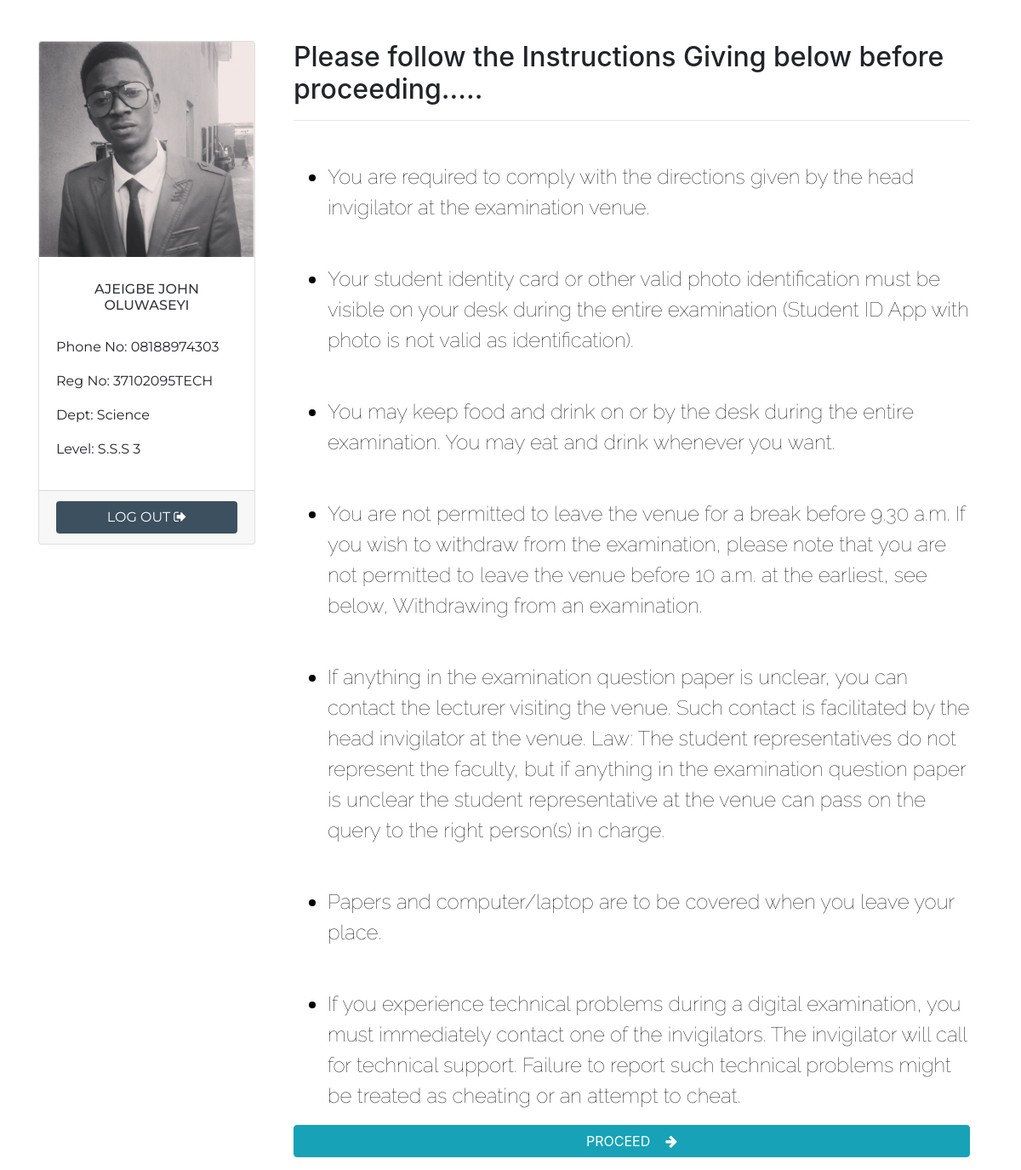
The app's page /instruction.php (signed in) with its own data.
### tables this page shows
CREATE TABLE `register` (
  `id` int(11) NOT NULL,
  `surname` varchar(300) NOT NULL,
  `otherNames` varchar(300) NOT NULL,
  `gender` varchar(300) NOT NULL,
  `phoneNumber` varchar(300) NOT NULL,
  `DateOfBirth` varchar(300) NOT NULL,
  `department` varchar(300) NOT NULL,
  `level` varchar(300) NOT NULL,
  `passport` varchar(300) NOT NULL,
  `subject1` varchar(300) NOT NULL,
  `subject2` varchar(300) NOT NULL,
  `subject3` varchar(300) NOT NULL,
  `subject4` varchar(300) NOT NULL,
  `subject5` varchar(300) NOT NULL,
  `subject6` varchar(300) NOT NULL,
  `subject7` varchar(300) NOT NULL,
  `subject8` varchar(300) NOT NULL,
  `subject9` varchar(300) NOT NULL,
  `examNumber` varchar(300) NOT NULL,
  `regDate` timestamp NOT NULL DEFAULT CURRENT_TIMESTAMP ON UPDATE CURRENT_TIMESTAMP
);

CREATE TABLE `instruction` (
  `id` int(11) NOT NULL,
  `text` text NOT NULL,
  `date` datetime NOT NULL DEFAULT CURRENT_TIMESTAMP ON UPDATE CURRENT_TIMESTAMP
);

### includes/functions.php (the view, shortened to what this page needs)
<?php
    function output($value){
        echo $value."  ";
    }
    function outputTwo($val1,$val2){
        echo $val1 . "  ". $val2;
    }
    function getAllInstruction(){
        $con = mysqli_connect('localhost', "root", "", "tri-exam");
        return mysqli_query($con, "SELECT * FROM instruction ORDER BY id ASC");
    }
    function fetchData($data,$value){
        return $data = mysqli_fetch_array($value);
    }
    function getDepartment($value){
        switch ($value) {
            case '1':
                echo "Science";
                break;
        }
    }
?>

### instruction.php (shortened to what this page needs)
<?php require ('includes/functions.php'); ?>
<?php include ('includes/header.php'); ?>
<body class="index_body">
	<div class="container">
		<div class="row">
			<div class="col-lg-3 col-md-6 col-sm-12">
				<div class="card mt-5" style="padding: 0px;" >
				<?php
					$userid = $_SESSION['id'];
					$selectuserquery = mysqli_query($con, "SELECT * FROM register WHERE id=$userid");
					$fetch = mysqli_fetch_array($selectuserquery);
					$first = $fetch['surname'];
					$other = $fetch['otherNames'];
					$phone = $fetch['phoneNumber'];
					$examNumber = $fetch['examNumber'];
					$dept = $fetch['department'];
					$level = $fetch['level'];
					$image = $fetch['passport'];
					?>
					<img src="<?php output(str_replace('../', 'onlineForm/', $image)); ?>" class="card-img-top" alt="<?php output( $first.$other ); ?>">
					<div class="card-body">
						<div class="card-title text-center p-2 text-dark" ><h6><?php outputTwo($first,$other); ?></h6></div>
							<p>Phone No: <?php output($phone); ?> </p>
							<p>Reg No: <?php output($examNumber); ?></p>
							<p>Dept: <?php getDepartment($dept); ?></p>
							<p>Level: <?php output($level); ?></p>
					</div>
					<div class="card-footer">
						<button type="button" class="btn btn-grey" id="logout"> LOG OUT   <i class="fa fa-sign-out"></i></button>
					</div>
				</div>
			</div>
			<div class="col-lg-9 col-sm-12 take-in">
				<div class="custom mt-5 hide">
					<h2 class="" id="list-subject">Please follow the Instructions Giving below before proceeding.....</h2>
					<hr>
					<?php
					$getinstruction = getAllInstruction();
					while(fetchData($data,$getinstruction)):
					?>
					<ul class="mt-5 ">
						<li><?php output($data['text']); ?></li>
					</ul>
					<?php endwhile; ?>
					<?php
						$selectClass = mysqli_query($con, "SELECT department FROM register WHERE id=$userid");
						$fetchClass = mysqli_fetch_array($selectClass);
					?>
					<a href="subjects.php?userid=<?php echo $userid; ?>&amp;cid=<?php echo $fetchClass['department']; ?>"><button class="btn btn-info" style="width: 100%;">PROCEED &nbsp;&nbsp;&nbsp;<i class="fa fa-arrow-right"></i></button></a>
				</div>
			</div>
		</div>
	</div>
<?php include ('includes/footer.php'); ?>

### css/style.css (style rules this page uses)
* { box-sizing: border-box; }
body.index_body { font: 15px; background-color: #fff; }
.custom { margin: 15px; }
.card { font-family: 'Montserrat', sans-serif !important; }
.btn-grey { background-color: #3C5060; color: white; width: 100%; }
.mt-5 > li { font-size: 1.5em; font-family: 'Raleway', sans-serif; font-weight: lighter; color: #000; margin-bottom: .5em; }
.card-title { text-transform: uppercase; color: inherit; }

### records on screen
register: surname "AJEIGBE", otherNames "JOHN OLUWASEYI", phoneNumber "08188974303 37102095TECH S.S.S 3"
instruction: text "You are required to comply with the directions given by the head invigilator at the examination venue."
instruction: text "Your student identity card or other valid photo identification must be visible on your desk during the entire examination (Student ID App with photo is not valid as identification)."
instruction: text "You may keep food and drink on or by the desk during the entire examination. You may eat and drink whenever you want."
instruction: text "You are not permitted to leave the venue for a break before 9.30 a.m. If you wish to withdraw from the examination, please note that you are not permitted to leave the venue before 10 a.m. at the earliest, see below, Withdrawing from an examination."
instruction: text "If anything in the examination question paper is unclear, you can contact the lecturer visiting the venue. Such contact is facilitated by the head invigilator at the venue. Law: The student representatives do not represent the faculty, but if anything in the examination question paper is unclear the student representative at the venue can pass on the query to the right person(s) in charge."
instruction: text "Papers and computer/laptop are to be covered when you leave your place."
instruction: text "If you experience technical problems during a digital examination, you must immediately contact one of the invigilators. The invigilator will call for technical support. Failure to report such technical problems might be treated as cheating or an attempt to cheat."
